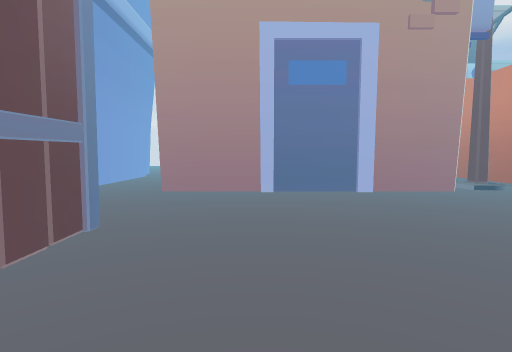
view 1 (above)

13 first-person views from a walk through a Unity game level. The camera is 1.5 m above the floor, tilts 4° down and sees 80° across. The floor is counted in squares, 2 m on a side. Each view is taken from the middle of a square. On the plan, view 1 faces up. The plan holds only what a view shows up to about 10 squares ahead; the rest is blank. The place goes on beyond the plan. Some animated figures are not drawn.

view 2
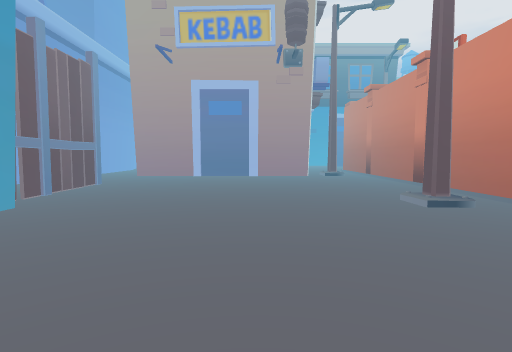

view 3
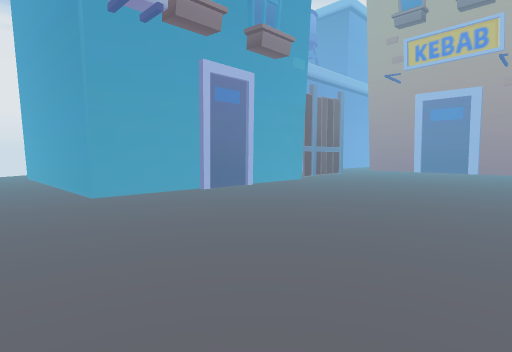

view 4
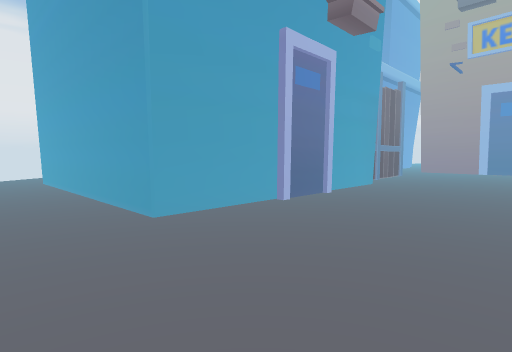

view 5
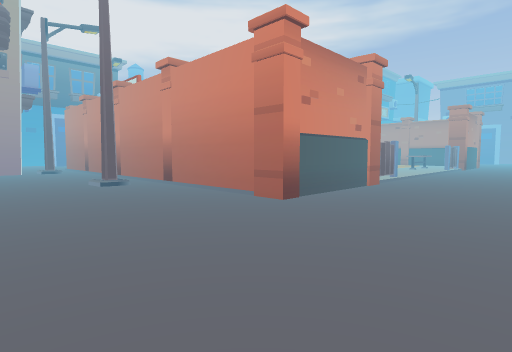

view 6
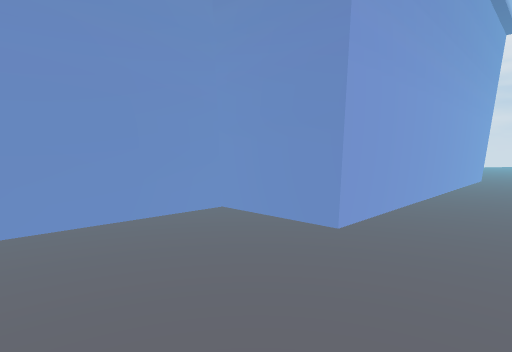

view 7
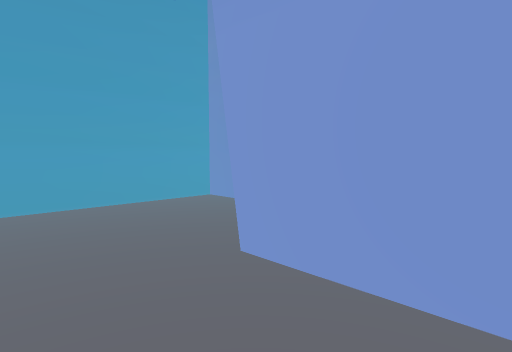

view 8
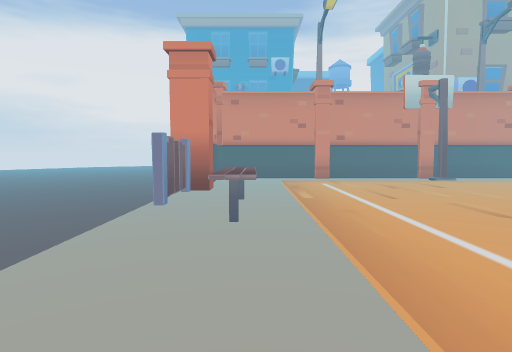

view 9
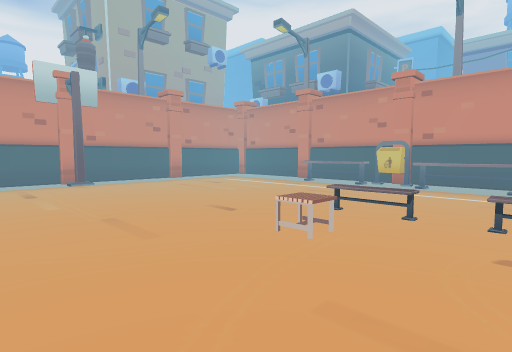

view 10
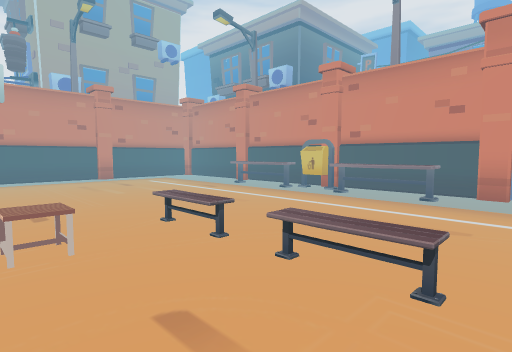

view 11
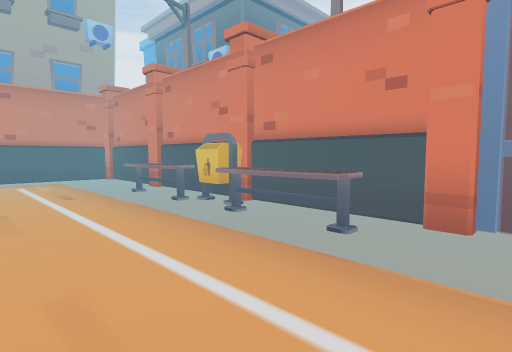

view 12
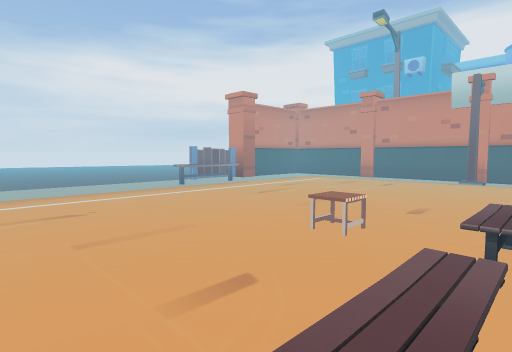

view 13
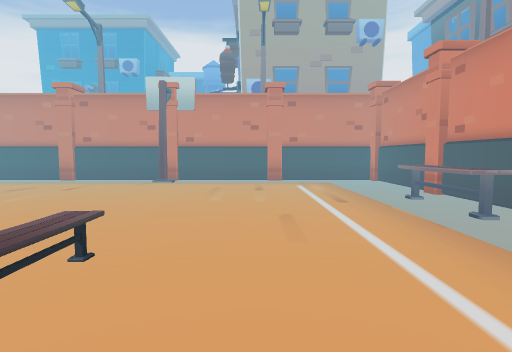

### Floor plan
Key: @ floor where view 1 was taken; # wall or solid block; . main floor; : floor 0.25 m higher than the main floor; ^ raised ledge; T table; O other object.
Columns run from 9 left of view 1 to 17 right of it. Each row starts with its distance up from view 1.
 12      ..
 11      ..
 10      #.        ############
  9      #.        #::::^^#^^::
  8      #.        #:::::::::::
  7      #..      .#:::::::::::
  6      #..#####..#:::::::::::
  5      #.........#:::::::O:O:
  4      #.........#:::::::::::
  3     ##.........#:::::::T:::
  2     #...#......#:::::::::::
  1     #...#......#:::::::::::
  0     #...#@.....#:::::::::::
 -1     #####......#::::::::::
 -2         #......#::::^^::::
 -3         #......######:::::
 -4         #.................
 -5 ...######.................
 -6 ..........................
 -7       ..............    ..

Where each view was taken, in squares from view 1:
view 1: 0 up, 0 right, facing up
view 2: 4 down, 2 right, facing up
view 3: 7 down, 4 right, facing up-left
view 4: 7 down, 2 right, facing up-left
view 5: 7 down, 2 right, facing up-right
view 6: 0 up, 2 left, facing up-left
view 7: 4 up, 2 left, facing down-left
view 8: 2 down, 16 right, facing left
view 9: 1 up, 16 right, facing up-left
view 10: 3 up, 17 right, facing up-left
view 11: 6 up, 17 right, facing up-left
view 12: 5 up, 17 right, facing down-left
view 13: 6 up, 16 right, facing left
